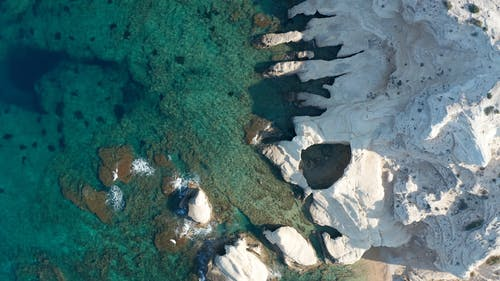
%> input picture A-DWA/coast1111.jpg, 500 x 281 px
$ octave coast.m   (GNU Octave 9; MATLAB toolbox functions it lacks are replaced by stand-ins)
%> lines starting %> are read from the running program, lines starting %| are printed output that depends on the picture; in (x1, y1, x2, y2) boxes, pixels count from 0 and x2, y2 are one past the last pixel; in counts of white or black regions, pixels touching at a corner belong together; the program's own positions count from 1
% 步骤1：读取并预处理图像 + 放大原始图像
img = imread('D:\植物大战僵尸\coast1111.jpg');  % 读取图像
%> img is the input picture: size 281x500x3 uint8; mean R, G, B 76.6, 111.1, 112.6
if size(img, 3) > 1
    img_gray = rgb2gray(img);  % 转为灰度图
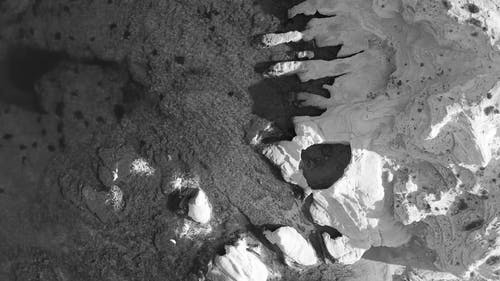
%> img_gray: size 281x500 uint8; min 4, max 255, mean 100.9
    img_bin = imbinarize(img_gray);  % 二值化（黑白区分海陆）
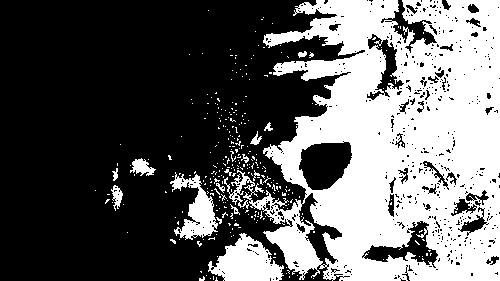
%> img_bin: size 281x500 logical; 38.2% white; 307 white regions (291 under 20 px), largest, box (x1, y1, x2, y2) and area: (224, 0, 500, 281) 48500, (208, 233, 284, 281) 2133, (170, 172, 218, 240) 1405
else
    img_bin = imbinarize(img);  % 若已是单通道，直接二值化
end
% 放大原始图像（例如放大2倍）
img_bin = imresize(img_bin, 3);  % 调整缩放倍数可改变最终像素块大小
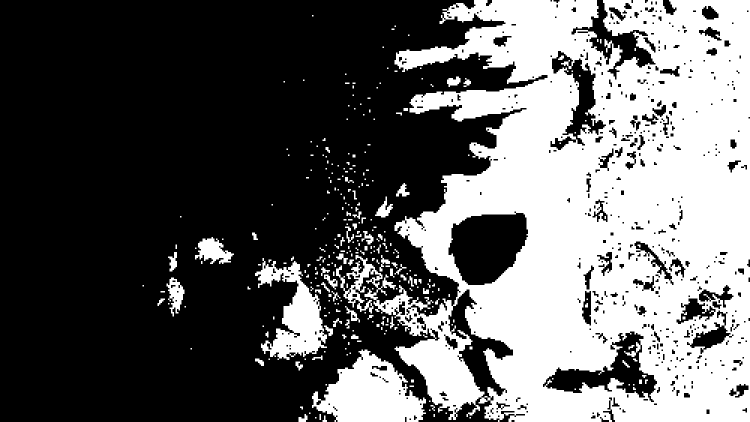
%> img_bin: size 843x1500 logical (shown at 1/2 size); 38.2% white; 307 white regions (185 under 20 px), largest, box (x1, y1, x2, y2) and area: (672, 0, 1500, 843) 436500, (624, 699, 852, 843) 19197, (510, 516, 654, 720) 12645

% 步骤2：降低分辨率（像素聚合）
scale = 10;  % 缩放因子（数值越大，像素块越大）
[rows, cols] = size(img_bin);
%> rows = 843; cols = 1500
new_rows = floor(rows / scale);
%> new_rows = 84
new_cols = floor(cols / scale);
%> new_cols = 150
grid_lowres = false(new_rows, new_cols);  % 初始化低分辨率栅格

% 聚合像素：每个scale×scale的块按多数原则判断
for i = 1:new_rows
    for j = 1:new_cols
        block = img_bin((i-1)*scale+1:i*scale, (j-1)*scale+1:j*scale);
        grid_lowres(i,j) = mean(block(:)) > 0.5;  % 多数为陆地则保留（原逻辑不变）
    end
end
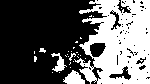
%> grid_lowres: size 84x150 logical; 38.3% white; 28 white regions (23 under 20 px), largest, box (x1, y1, x2, y2) and area: (74, 0, 150, 84) 4410, (63, 70, 85, 84) 191, (51, 53, 67, 72) 130, (39, 48, 46, 53) 22, (69, 53, 76, 61) 22

% 步骤3：平滑处理
se = strel('square', 3);  % 创建3×3结构元素
se_matrix = getnhood(se);  % 提取结构元素的数值矩阵
se_matrix = double(se_matrix);  % 转为double类型
grid_smoothed = imfilter(double(grid_lowres), se_matrix, 'replicate');  % 滤波
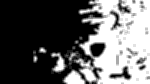
%> grid_smoothed: size 84x150 double; min 0, max 9, mean 3.45; drawn with min black and max white
grid_map = ~(grid_smoothed > 0.5);  % 核心修改：取反逻辑值，实现黑白互换
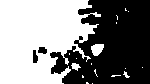
%> grid_map: size 84x150 logical; 51.6% white; 3 black regions, box (x1, y1, x2, y2) and area: (50, 0, 150, 84) 5997, (33, 50, 38, 63) 52, (38, 47, 47, 54) 50

% 步骤4：放大显示窗口
figure;
imshow(grid_map);
set(gcf, 'Position', [100, 100, 800, 600]);  % 调整窗口大小
title(['处理后栅格地图（分辨率：' num2str(scale) '米/像素，原始图放大2倍）']);

% 输出尺寸信息
[rows_final, cols_final] = size(grid_map);
%> rows_final = 84; cols_final = 150
fprintf('处理后栅格地图：%d行 × %d列，分辨率%d米/像素\n', rows_final, cols_final, scale);
%| 处理后栅格地图：84行 × 150列，分辨率10米/像素

$ run again, with A-DWA/coast11.png saved as A-DWA/coast1111.jpg
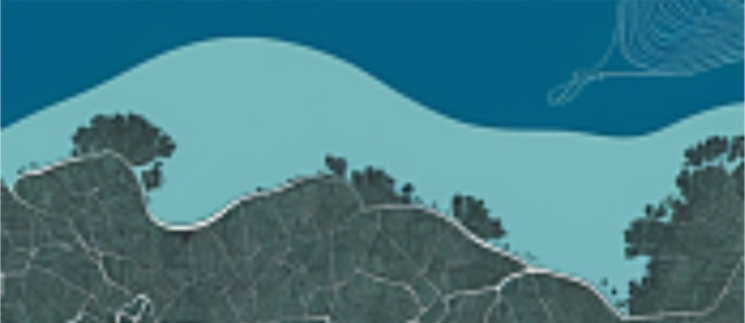
%> input picture A-DWA/coast11.png, 745 x 323 px
%> img is the input picture: size 323x745x3 uint8; mean R, G, B 67.7, 122.7, 133.3
%> `img_bin = imbinarize(img_gray);`:
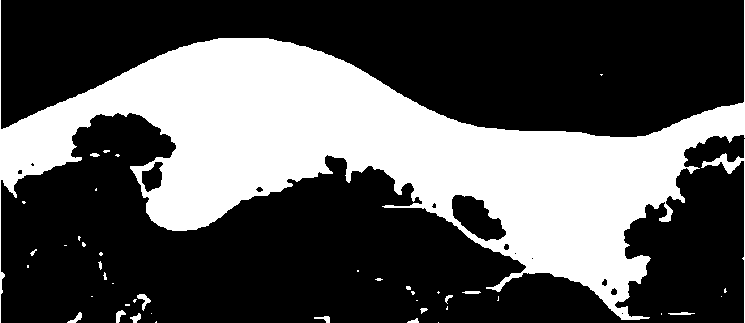
%> img_bin: size 323x745 logical; 33.2% white; 44 white regions (29 under 20 px), largest, box (x1, y1, x2, y2) and area: (0, 0, 745, 323) 78431, (701, 139, 745, 323) 509, (137, 294, 151, 311) 95
%> `grid_map = ~(grid_smoothed > 0.5);`:
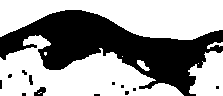
%> grid_map: size 96x223 logical; 61% white; 13 black regions (10 under 20 px), largest, box (x1, y1, x2, y2) and area: (0, 10, 223, 96) 8133, (34, 87, 46, 96) 70, (29, 75, 33, 85) 31
%| 处理后栅格地图：96行 × 223列，分辨率10米/像素
